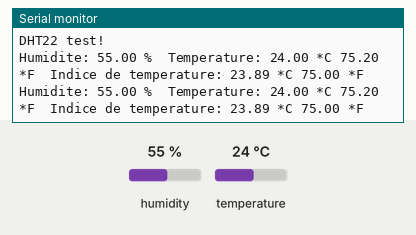
Simulated run of this sketch. Board: Arduino Uno, built with avr-gcc and run on an emulated ATmega328P. On the bench: the last lines printed to the serial monitor. The test bench sets the inputs (shaded band); at power-on: humidity 55 %, temperature 24 °C.

Above: at 4.8 s.
4.9 s: humidity set to 22 %
At 7.1 s:
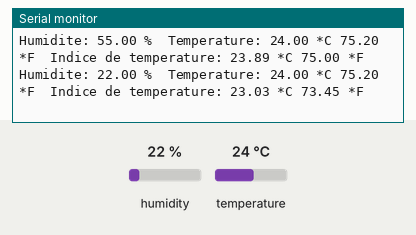
7.9 s: temperature set to 12 °C
At 8.6 s:
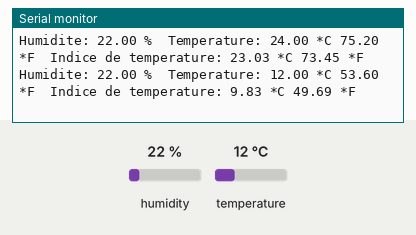
10.9 s: humidity set to 40 %
At 12.8 s:
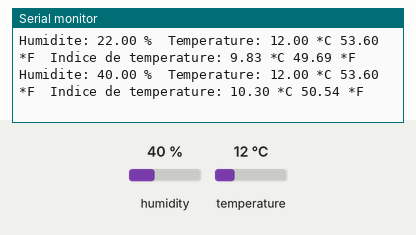
13.9 s: temperature set to 28 °C
At 15.5 s:
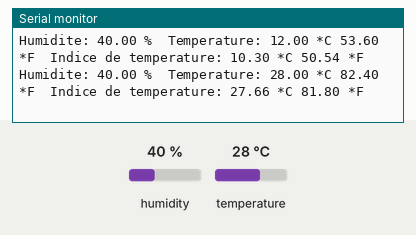
Timing chart, 0 to 17.0 s (numbered marks = the images above; inputs shaded):
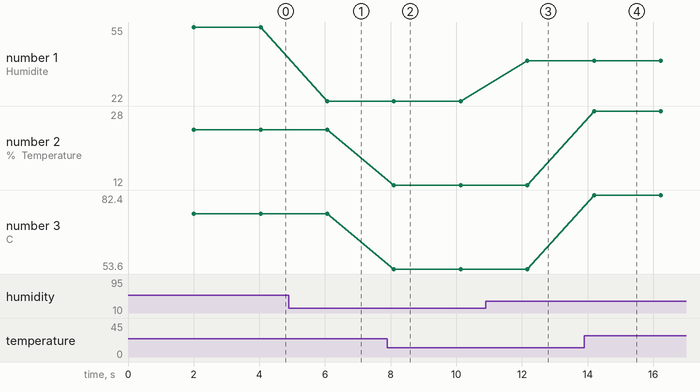

The sketch:

sketch_jan28a.ino
```cpp
#include <Adafruit_Sensor.h>
#include <DHT.h>
#include <DHT_U.h>

#define DHTPIN 2 // broche ou l'on a branche le capteur

//#define DHTTYPE DHT11 // DHT 11
#define DHTTYPE DHT22 // DHT 22 (AM2302)
//#define DHTTYPE DHT21 // DHT 21 (AM2301)
DHT dht(DHTPIN, DHTTYPE);//déclaration du capteur

void setup()
{
 Serial.begin(9600);
 Serial.println("DHT22 test!");
 dht.begin();
}
void loop()
{
 delay(2000);

 // La lecture du capteur prend 250ms
 // Les valeurs lues peuvet etre vieilles de jusqu'a 2 secondes (le capteur est lent)
 float h = dht.readHumidity();//on lit l'hygrometrie
 float t = dht.readTemperature();//on lit la temperature en celsius (par defaut)
 // pour lire en farenheit, il faut le paramère (isFahrenheit = true) :
 float f = dht.readTemperature(true);

 //On verifie si la lecture a echoue, si oui on quitte la boucle pour recommencer.
 if (isnan(h) || isnan(t) || isnan(f))
 {
   Serial.println("Failed to read from DHT sensor!");
   return;
 }

 // Calcul de l'indice de temperature en Farenheit
 float hif = dht.computeHeatIndex(f, h);
 // Calcul de l'indice de temperature en Celsius
 float hic = dht.computeHeatIndex(t, h, false);

 //Affichages :
 Serial.print("Humidite: ");
 Serial.print(h);
 Serial.print(" %\t");
 Serial.print("Temperature: ");
 Serial.print(t);
 Serial.print(" *C ");
 Serial.print(f);
 Serial.print(" *F\t");
 Serial.print("Indice de temperature: ");

 Serial.print(hic);
 Serial.print(" *C ");
 Serial.print(hif);
 Serial.println(" *F");
}
```

Measured:
- after the input at 4.9 s, the serial monitor: prints a new line after 1.2 s (image 1)
- after the input at 7.9 s, the serial monitor: prints a new line after 0.20 s (image 2)
- after the input at 10.9 s, the serial monitor: prints a new line after 1.3 s (image 3)
- after the input at 13.9 s, the serial monitor: prints a new line after 0.30 s (image 4)
- plotted number 1: 55 → 22 after the input at 4.9 s, 22 → 40 after the input at 10.9 s
- plotted number 2: 24 → 12 after the input at 7.9 s, 12 → 28 after the input at 13.9 s
- plotted number 3: 75.2 → 53.6 after the input at 7.9 s, 53.6 → 82.4 after the input at 13.9 s
